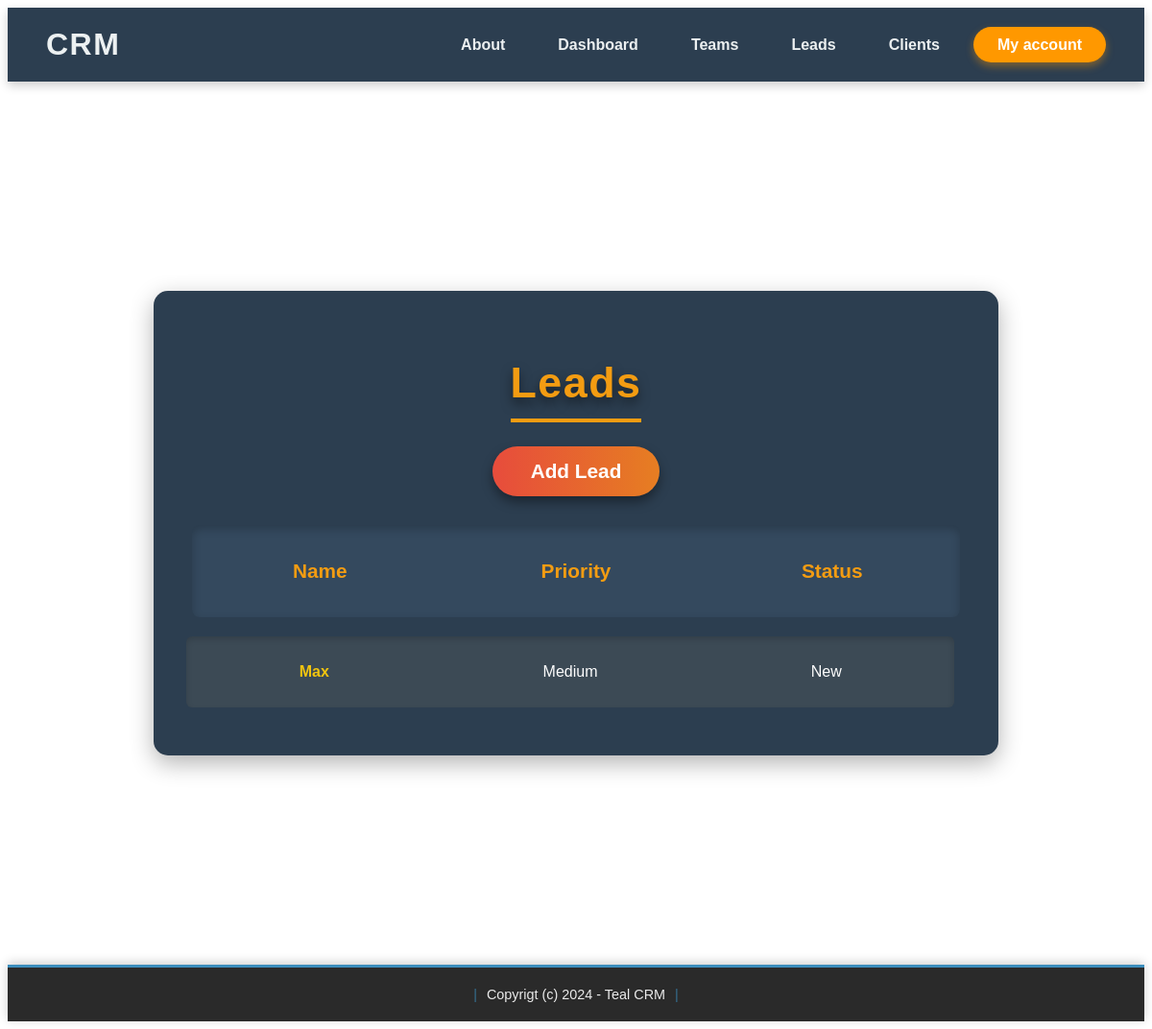
Page /leads_list/ (signed in) on the earlier database version.
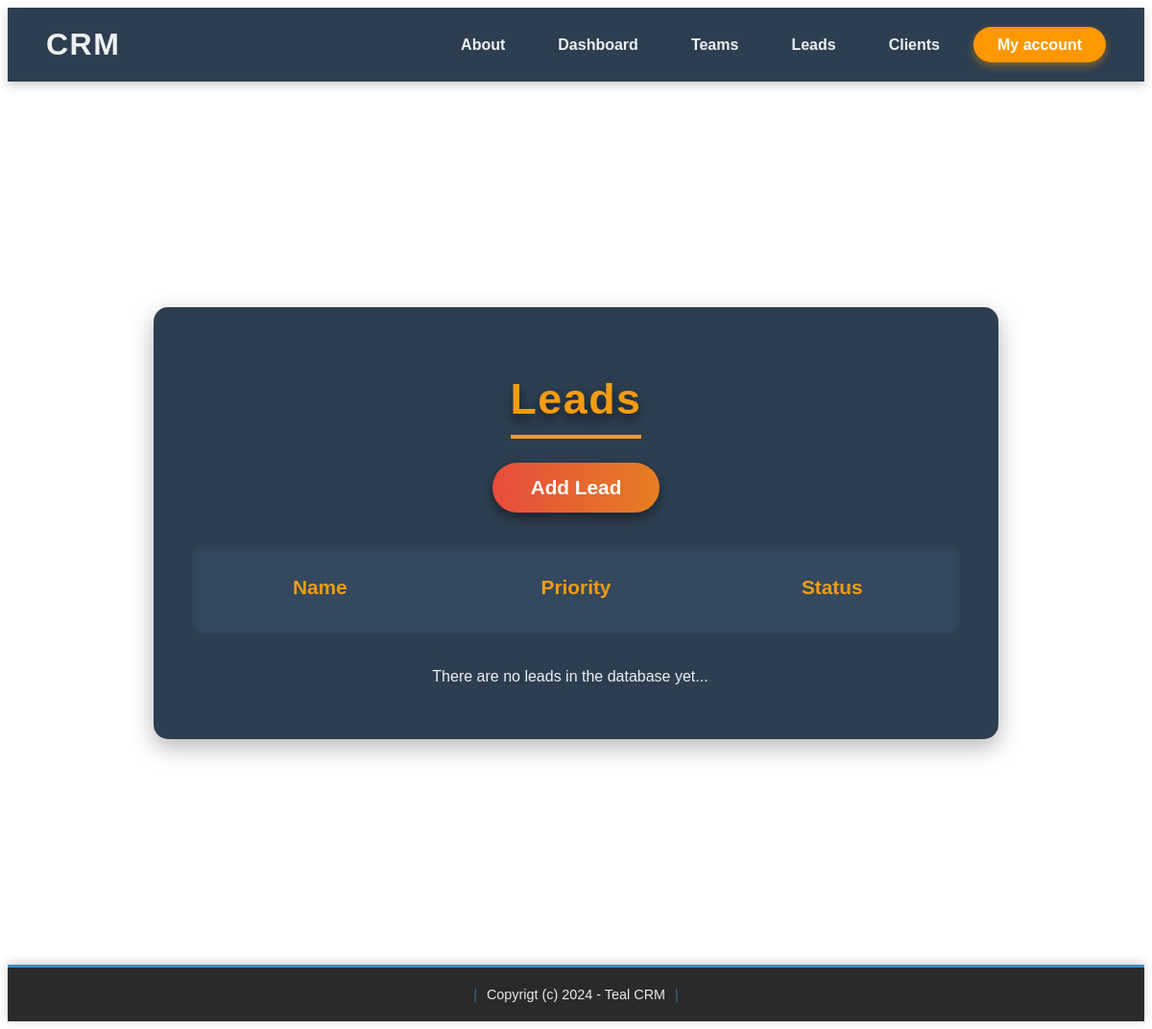
Same page on the later database version.
### catalog/models.py (models this page shows, shortened)
class Lead(models.Model):
    LOW = 'low'
    MEDIUM = 'medium'
    HIGH = 'high'
    CHOICES_PRIORITY = (
        (LOW, 'Low'),
        (MEDIUM, 'Medium'),
        (HIGH, 'High'),
    )
    NEW = 'new'
    CONTACTED = 'contacted'
    WON = 'won'
    LOST = 'lost'
    CHOICES_STATUS = (
        (NEW, 'New'),
        (CONTACTED, 'Contacted'),
        (WON, 'Won'),
        (LOST, 'Lost'),
    )
    team = models.ForeignKey(Team, related_name='leads', on_delete=models.CASCADE, null=True)
    name = models.CharField(max_length=255)
    email = models.EmailField()
    description = models.TextField(blank=True, null=True)
    priority = models.CharField(max_length=10, choices=CHOICES_PRIORITY, default=MEDIUM)
    status = models.CharField(max_length=10, choices=CHOICES_STATUS, default=NEW)
    converted_to_client = models.BooleanField(default=False)
    created_by = models.ForeignKey(User, related_name='clients', on_delete=models.CASCADE)
    created_at = models.DateTimeField(auto_now_add=True)
    modified_at = models.DateTimeField(auto_now=True)
    class Meta:
        ordering = ('name', )

### catalog/views.py (the view)
# urls.py: path('leads_list/', views.leads_list, name='leads_list'),
@login_required
def leads_list(request):
    leads = Lead.objects.filter(created_by=request.user, converted_to_client=False)
    data = {'leads': leads}
    return render(request, 'lead/leads_list.html', data)

### templates/lead/leads_list.html (shortened to what this page needs)
{% extends 'base.html' %}
{% load static %}
{% block head %}
    <link rel="stylesheet" href="{% static 'base.css' %}">
    <link rel="stylesheet" href="{% static 'leads_list.css' %}">
{% endblock %}
{% block content %}
<div class="page-background">
    <div class="led">
        <h1 class="zag">Leads</h1>
        <a class="das" href="{% url 'addlead' %}">Add Lead</a>
        <div class="flex-header">
            <p class="column-title">Name</p>
            <p class="column-title">Priority</p>
            <p class="column-title">Status</p>
        </div>
        <div class="scroll-container">
            {% for lead in leads %}
                <div class="table-row">
                    <p class="row-text">
                        <a href="{% url 'leads_detail' lead.id %}">{{ lead.name }}</a>
                    </p>
                    <p class="row-text">{{ lead.get_priority_display }}</p>
                    <p class="row-text">{{ lead.get_status_display }}</p>
                </div>
            {% empty %}
                <p>There are no leads in the database yet...</p>
            {% endfor %}
        </div>
    </div>
</div>
{% endblock %}

Differences in the rows shown:
removed Lead: name "Max", priority "Medium", status "New"
Other differences:
text now shown: "There are no leads in the database yet..."
